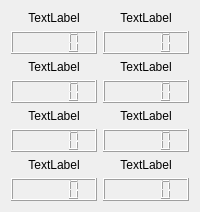
          <widget class="QWidget" name="tab_14">
           <attribute name="title">
            <string>Display Variable</string>
           </attribute>
           <layout class="QGridLayout" name="gridLayout_11">
            <item row="3" column="0">
             <widget class="QLabel" name="label_27">
              <property name="sizePolicy">
               <sizepolicy hsizetype="Preferred" vsizetype="Preferred">
                <horstretch>0</horstretch>
                <verstretch>0</verstretch>
               </sizepolicy>
              </property>
              <property name="text">
               <string>TextLabel</string>
              </property>
              <property name="alignment">
               <set>Qt::AlignCenter</set>
              </property>
             </widget>
            </item>
            <item row="5" column="0">
             <widget class="QLabel" name="label_29">
              <property name="sizePolicy">
               <sizepolicy hsizetype="Preferred" vsizetype="Preferred">
                <horstretch>0</horstretch>
                <verstretch>0</verstretch>
               </sizepolicy>
              </property>
              <property name="text">
               <string>TextLabel</string>
              </property>
              <property name="alignment">
               <set>Qt::AlignCenter</set>
              </property>
             </widget>
            </item>
            <item row="0" column="1">
             <widget class="QLabel" name="label_26">
              <property name="sizePolicy">
               <sizepolicy hsizetype="Preferred" vsizetype="Preferred">
                <horstretch>0</horstretch>
                <verstretch>0</verstretch>
               </sizepolicy>
              </property>
              <property name="text">
               <string>TextLabel</string>
              </property>
              <property name="alignment">
               <set>Qt::AlignCenter</set>
              </property>
             </widget>
            </item>
            <item row="4" column="1">
             <widget class="QLCDNumber" name="lcdNumber_20">
              <property name="sizePolicy">
               <sizepolicy hsizetype="Preferred" vsizetype="Preferred">
                <horstretch>0</horstretch>
                <verstretch>0</verstretch>
               </sizepolicy>
              </property>
             </widget>
            </item>
            <item row="5" column="1">
             <widget class="QLabel" name="label_30">
              <property name="sizePolicy">
               <sizepolicy hsizetype="Preferred" vsizetype="Preferred">
                <horstretch>0</horstretch>
                <verstretch>0</verstretch>
               </sizepolicy>
              </property>
              <property name="text">
               <string>TextLabel</string>
              </property>
              <property name="alignment">
               <set>Qt::AlignCenter</set>
              </property>
             </widget>
            </item>
            <item row="8" column="0">
             <widget class="QLCDNumber" name="lcdNumber_23">
              <property name="sizePolicy">
               <sizepolicy hsizetype="Preferred" vsizetype="Preferred">
                <horstretch>0</horstretch>
                <verstretch>0</verstretch>
               </sizepolicy>
              </property>
             </widget>
            </item>
            <item row="3" column="1">
             <widget class="QLabel" name="label_28">
              <property name="sizePolicy">
               <sizepolicy hsizetype="Preferred" vsizetype="Preferred">
                <horstretch>0</horstretch>
                <verstretch>0</verstretch>
               </sizepolicy>
              </property>
              <property name="text">
               <string>TextLabel</string>
              </property>
              <property name="alignment">
               <set>Qt::AlignCenter</set>
              </property>
             </widget>
            </item>
            <item row="4" column="0">
             <widget class="QLCDNumber" name="lcdNumber_19">
              <property name="sizePolicy">
               <sizepolicy hsizetype="Preferred" vsizetype="Preferred">
                <horstretch>0</horstretch>
                <verstretch>0</verstretch>
               </sizepolicy>
              </property>
             </widget>
            </item>
            <item row="6" column="1">
             <widget class="QLCDNumber" name="lcdNumber_22">
              <property name="sizePolicy">
               <sizepolicy hsizetype="Preferred" vsizetype="Preferred">
                <horstretch>0</horstretch>
                <verstretch>0</verstretch>
               </sizepolicy>
              </property>
             </widget>
            </item>
            <item row="0" column="0">
             <widget class="QLabel" name="label_25">
              <property name="sizePolicy">
               <sizepolicy hsizetype="Preferred" vsizetype="Preferred">
                <horstretch>0</horstretch>
                <verstretch>0</verstretch>
               </sizepolicy>
              </property>
              <property name="text">
               <string>TextLabel</string>
              </property>
              <property name="alignment">
               <set>Qt::AlignCenter</set>
              </property>
             </widget>
            </item>
            <item row="7" column="0">
             <widget class="QLabel" name="label_31">
              <property name="sizePolicy">
               <sizepolicy hsizetype="Preferred" vsizetype="Preferred">
                <horstretch>0</horstretch>
                <verstretch>0</verstretch>
               </sizepolicy>
              </property>
              <property name="text">
               <string>TextLabel</string>
              </property>
              <property name="alignment">
               <set>Qt::AlignCenter</set>
              </property>
             </widget>
            </item>
            <item row="8" column="1">
             <widget class="QLCDNumber" name="lcdNumber_24">
              <property name="sizePolicy">
               <sizepolicy hsizetype="Preferred" vsizetype="Preferred">
                <horstretch>0</horstretch>
                <verstretch>0</verstretch>
               </sizepolicy>
              </property>
             </widget>
            </item>
            <item row="6" column="0">
             <widget class="QLCDNumber" name="lcdNumber_21">
              <property name="sizePolicy">
               <sizepolicy hsizetype="Preferred" vsizetype="Preferred">
                <horstretch>0</horstretch>
                <verstretch>0</verstretch>
               </sizepolicy>
              </property>
             </widget>
            </item>
            <item row="7" column="1">
             <widget class="QLabel" name="label_32">
              <property name="sizePolicy">
               <sizepolicy hsizetype="Preferred" vsizetype="Preferred">
                <horstretch>0</horstretch>
                <verstretch>0</verstretch>
               </sizepolicy>
              </property>
              <property name="text">
               <string>TextLabel</string>
              </property>
              <property name="alignment">
               <set>Qt::AlignCenter</set>
              </property>
             </widget>
            </item>
            <item row="1" column="0">
             <widget class="QLCDNumber" name="lcdNumber_17">
              <property name="sizePolicy">
               <sizepolicy hsizetype="Preferred" vsizetype="Preferred">
                <horstretch>0</horstretch>
                <verstretch>0</verstretch>
               </sizepolicy>
              </property>
             </widget>
            </item>
            <item row="1" column="1">
             <widget class="QLCDNumber" name="lcdNumber_18">
              <property name="sizePolicy">
               <sizepolicy hsizetype="Preferred" vsizetype="Preferred">
                <horstretch>0</horstretch>
                <verstretch>0</verstretch>
               </sizepolicy>
              </property>
             </widget>
            </item>
           </layout>
          </widget>
